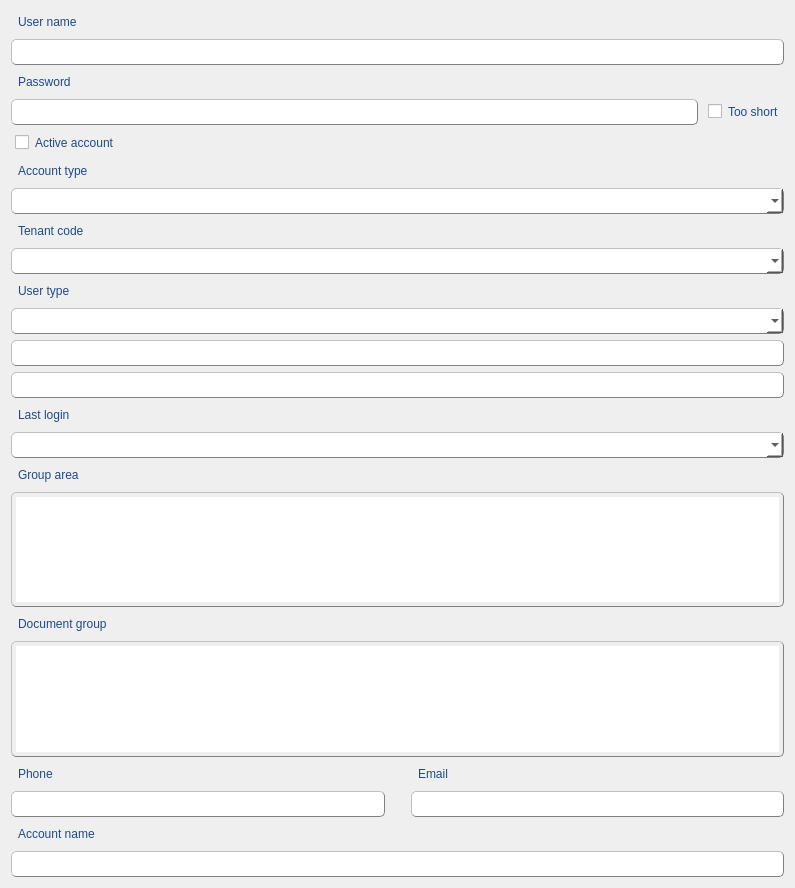
         <widget class="QWidget" name="scrollAreaWidgetContents_2">
          <property name="geometry">
           <rect>
            <x>0</x>
            <y>0</y>
            <width>795</width>
            <height>888</height>
           </rect>
          </property>
          <layout class="QGridLayout" name="gridLayout_5">
           <item row="10" column="0">
            <layout class="QVBoxLayout" name="verticalLayout_4">
             <item>
              <widget class="QLabel" name="label_8">
               <property name="styleSheet">
                <string notr="true">QLabel {
               color: rgb(32, 74, 135);
               padding: 4px;
               border-radius: 5px;
               border-style: outset;
	           font: 11pt &quot;MS Shell Dlg 2&quot;;
              }</string>
               </property>
               <property name="text">
                <string>Document group</string>
               </property>
              </widget>
             </item>
             <item>
              <widget class="QListView" name="docGroupListView">
               <property name="styleSheet">
                <string notr="true">QListView {
               color: black;
               padding: 4px;
               border: 1px solid grey; 
               border-radius: 5px;
               border-style: outset;
	           font: 10pt &quot;MS Shell Dlg 2&quot;;
              }</string>
               </property>
              </widget>
             </item>
            </layout>
           </item>
           <item row="11" column="0">
            <layout class="QHBoxLayout" name="horizontalLayout_2">
             <item>
              <layout class="QVBoxLayout" name="verticalLayout">
               <item>
                <widget class="QLabel" name="label_9">
                 <property name="styleSheet">
                  <string notr="true">QLabel {
               color: rgb(32, 74, 135);
               padding: 4px;
               border-radius: 5px;
               border-style: outset;
	           font: 11pt &quot;MS Shell Dlg 2&quot;;
              }</string>
                 </property>
                 <property name="text">
                  <string>Phone</string>
                 </property>
                </widget>
               </item>
               <item>
                <widget class="QLineEdit" name="phoneLine">
                 <property name="styleSheet">
                  <string notr="true">QLineEdit {
               color: black;
               padding: 4px;
               border: 1px solid grey; 
               border-radius: 5px;
               border-style: outset;
	           font: 10pt &quot;MS Shell Dlg 2&quot;;
              }</string>
                 </property>
                </widget>
               </item>
              </layout>
             </item>
             <item>
              <spacer name="horizontalSpacer_8">
               <property name="orientation">
                <enum>Qt::Horizontal</enum>
               </property>
               <property name="sizeType">
                <enum>QSizePolicy::Maximum</enum>
               </property>
               <property name="sizeHint" stdset="0">
                <size>
                 <width>20</width>
                 <height>20</height>
                </size>
               </property>
              </spacer>
             </item>
             <item>
              <layout class="QVBoxLayout" name="verticalLayout_2">
               <item>
                <widget class="QLabel" name="label_10">
                 <property name="styleSheet">
                  <string notr="true">QLabel {
               color: rgb(32, 74, 135);
               padding: 4px;
               border-radius: 5px;
               border-style: outset;
	           font: 11pt &quot;MS Shell Dlg 2&quot;;
              }</string>
                 </property>
                 <property name="text">
                  <string>Email</string>
                 </property>
                </widget>
               </item>
               <item>
                <widget class="QLineEdit" name="emailLine">
                 <property name="styleSheet">
                  <string notr="true">QLineEdit {
               color: black;
               padding: 4px;
               border: 1px solid grey; 
               border-radius: 5px;
               border-style: outset;
	           font: 10pt &quot;MS Shell Dlg 2&quot;;
              }</string>
                 </property>
                </widget>
               </item>
              </layout>
             </item>
            </layout>
           </item>
           <item row="5" column="0">
            <layout class="QVBoxLayout" name="verticalLayout_9">
             <item>
              <widget class="QLabel" name="label_3">
               <property name="styleSheet">
                <string notr="true">QLabel {
               color: rgb(32, 74, 135);
               padding: 4px;
               border-radius: 5px;
               border-style: outset;
	           font: 11pt &quot;MS Shell Dlg 2&quot;;
              }</string>
               </property>
               <property name="text">
                <string>Account type</string>
               </property>
              </widget>
             </item>
             <item>
              <widget class="QComboBox" name="accountTypeBox">
               <property name="styleSheet">
                <string notr="true">QComboBox {
			   color: black;
               padding: 4px;
               border: 1px solid grey; 
               border-radius: 5px;
               border-style: outset;
               font: 9pt &quot;MS Shell Dlg 2&quot;;
			   background-color: rgb(255, 255, 255);
              }</string>
               </property>
              </widget>
             </item>
            </layout>
           </item>
           <item row="1" column="0">
            <layout class="QVBoxLayout" name="verticalLayout_10">
             <item>
              <widget class="QLabel" name="label">
               <property name="styleSheet">
                <string notr="true">QLabel {
               color: rgb(32, 74, 135);
               padding: 4px;
               border-radius: 5px;
               border-style: outset;
	           font: 11pt &quot;MS Shell Dlg 2&quot;;
              }</string>
               </property>
               <property name="text">
                <string>User name</string>
               </property>
              </widget>
             </item>
             <item>
              <widget class="QLineEdit" name="userNameLine">
               <property name="styleSheet">
                <string notr="true">QLineEdit {
               color: black;
               padding: 4px;
               border: 1px solid grey; 
               border-radius: 5px;
               border-style: outset;
	           font: 10pt &quot;MS Shell Dlg 2&quot;;
              }</string>
               </property>
              </widget>
             </item>
            </layout>
           </item>
           <item row="3" column="0">
            <layout class="QHBoxLayout" name="horizontalLayout">
             <item>
              <widget class="QLineEdit" name="passwordLine">
               <property name="styleSheet">
                <string notr="true">QLineEdit {
               color: black;
               padding: 4px;
               border: 1px solid grey; 
               border-radius: 5px;
               border-style: outset;
	           font: 10pt &quot;MS Shell Dlg 2&quot;;
              }</string>
               </property>
              </widget>
             </item>
             <item>
              <widget class="QCheckBox" name="checkBox">
               <property name="styleSheet">
                <string notr="true">QCheckBox {
               color: rgb(32, 74, 135);
               padding: 4px;
               border-radius: 5px;
               border-style: outset;
	           font: 11pt &quot;MS Shell Dlg 2&quot;;
              }</string>
               </property>
               <property name="text">
                <string>Too short</string>
               </property>
              </widget>
             </item>
            </layout>
           </item>
           <item row="6" column="0">
            <layout class="QVBoxLayout" name="verticalLayout_8">
             <item>
              <widget class="QLabel" name="label_4">
               <property name="styleSheet">
                <string notr="true">QLabel {
               color: rgb(32, 74, 135);
               padding: 4px;
               border-radius: 5px;
               border-style: outset;
	           font: 11pt &quot;MS Shell Dlg 2&quot;;
              }</string>
               </property>
               <property name="text">
                <string>Tenant code</string>
               </property>
              </widget>
             </item>
             <item>
              <widget class="QComboBox" name="tenantCodeBox">
               <property name="styleSheet">
                <string notr="true">QComboBox {
			   color: black;
               padding: 4px;
               border: 1px solid grey; 
               border-radius: 5px;
               border-style: outset;
               font: 9pt &quot;MS Shell Dlg 2&quot;;
			   background-color: rgb(255, 255, 255);
              }</string>
               </property>
              </widget>
             </item>
            </layout>
           </item>
           <item row="8" column="0">
            <layout class="QVBoxLayout" name="verticalLayout_6">
             <item>
              <widget class="QLabel" name="label_6">
               <property name="styleSheet">
                <string notr="true">QLabel {
               color: rgb(32, 74, 135);
               padding: 4px;
               border-radius: 5px;
               border-style: outset;
	           font: 11pt &quot;MS Shell Dlg 2&quot;;
              }</string>
               </property>
               <property name="text">
                <string>Last login</string>
               </property>
              </widget>
             </item>
             <item>
              <widget class="QComboBox" name="lastLoginBox">
               <property name="styleSheet">
                <string notr="true">QComboBox {
			   color: black;
               padding: 4px;
               border: 1px solid grey; 
               border-radius: 5px;
               border-style: outset;
               font: 9pt &quot;MS Shell Dlg 2&quot;;
			   background-color: rgb(255, 255, 255);
              }</string>
               </property>
              </widget>
             </item>
            </layout>
           </item>
           <item row="12" column="0">
            <layout class="QVBoxLayout" name="verticalLayout_3">
             <item>
              <widget class="QLabel" name="label_11">
               <property name="styleSheet">
                <string notr="true">QLabel {
               color: rgb(32, 74, 135);
               padding: 4px;
               border-radius: 5px;
               border-style: outset;
	           font: 11pt &quot;MS Shell Dlg 2&quot;;
              }</string>
               </property>
               <property name="text">
                <string>Account name</string>
               </property>
              </widget>
             </item>
             <item>
              <widget class="QLineEdit" name="accountNameLine">
               <property name="styleSheet">
                <string notr="true">QLineEdit {
               color: black;
               padding: 4px;
               border: 1px solid grey; 
               border-radius: 5px;
               border-style: outset;
	           font: 10pt &quot;MS Shell Dlg 2&quot;;
              }</string>
               </property>
              </widget>
             </item>
            </layout>
           </item>
           <item row="9" column="0">
            <layout class="QVBoxLayout" name="verticalLayout_5">
             <item>
              <widget class="QLabel" name="label_7">
               <property name="styleSheet">
                <string notr="true">QLabel {
               color: rgb(32, 74, 135);
               padding: 4px;
               border-radius: 5px;
               border-style: outset;
	           font: 11pt &quot;MS Shell Dlg 2&quot;;
              }</string>
               </property>
               <property name="text">
                <string>Group area</string>
               </property>
              </widget>
             </item>
             <item>
              <widget class="QListView" name="groupAreaListView">
               <property name="styleSheet">
                <string notr="true">QListView {
               color: black;
               padding: 4px;
               border: 1px solid grey; 
               border-radius: 5px;
               border-style: outset;
	           font: 10pt &quot;MS Shell Dlg 2&quot;;
              }</string>
               </property>
              </widget>
             </item>
            </layout>
           </item>
           <item row="4" column="0">
            <widget class="QCheckBox" name="accountCheckBox">
             <property name="styleSheet">
              <string notr="true">QCheckBox {
               color: rgb(32, 74, 135);
               padding: 4px;
               border-radius: 5px;
               border-style: outset;
	           font: 11pt &quot;MS Shell Dlg 2&quot;;
              }</string>
             </property>
             <property name="text">
              <string>Active account</string>
             </property>
             <property name="checked">
              <bool>false</bool>
             </property>
            </widget>
           </item>
           <item row="7" column="0">
            <layout class="QVBoxLayout" name="verticalLayout_7">
             <item>
              <widget class="QLabel" name="label_5">
               <property name="styleSheet">
                <string notr="true">QLabel {
               color: rgb(32, 74, 135);
               padding: 4px;
               border-radius: 5px;
               border-style: outset;
	           font: 11pt &quot;MS Shell Dlg 2&quot;;
              }</string>
               </property>
               <property name="text">
                <string>User type</string>
               </property>
              </widget>
             </item>
             <item>
              <widget class="QComboBox" name="userTypeBox">
               <property name="enabled">
                <bool>true</bool>
               </property>
               <property name="styleSheet">
                <string notr="true">QComboBox {
			   color: black;
               padding: 4px;
               border: 1px solid grey; 
               border-radius: 5px;
               border-style: outset;
               font: 9pt &quot;MS Shell Dlg 2&quot;;
			   background-color: rgb(255, 255, 255);
              }</string>
               </property>
              </widget>
             </item>
             <item>
              <widget class="QLineEdit" name="userTypeEdit">
               <property name="enabled">
                <bool>true</bool>
               </property>
               <property name="styleSheet">
                <string notr="true">QLineEdit {
               color: black;
               padding: 4px;
               border: 1px solid grey; 
               border-radius: 5px;
               border-style: outset;
	           font: 10pt &quot;MS Shell Dlg 2&quot;;
              }</string>
               </property>
              </widget>
             </item>
             <item>
              <widget class="QLineEdit" name="userTypeEdit_2">
               <property name="enabled">
                <bool>true</bool>
               </property>
               <property name="styleSheet">
                <string notr="true">QLineEdit {
               color: black;
               padding: 4px;
               border: 1px solid grey; 
               border-radius: 5px;
               border-style: outset;
	           font: 10pt &quot;MS Shell Dlg 2&quot;;
              }</string>
               </property>
              </widget>
             </item>
            </layout>
           </item>
           <item row="2" column="0">
            <widget class="QLabel" name="label_2">
             <property name="styleSheet">
              <string notr="true">QLabel {
               color: rgb(32, 74, 135);
               padding: 4px;
               border-radius: 5px;
               border-style: outset;
	           font: 11pt &quot;MS Shell Dlg 2&quot;;
              }</string>
             </property>
             <property name="text">
              <string>Password</string>
             </property>
            </widget>
           </item>
          </layout>
         </widget>
